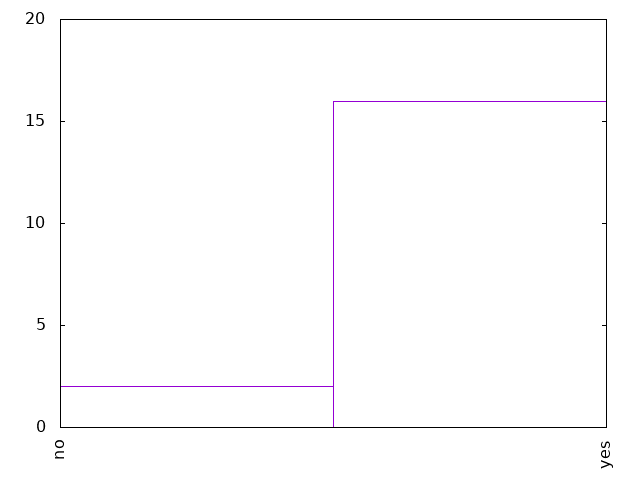

Write the gnuplot code that produced this figure.
set term png
set out "18-20internet.png"
set key off
set xtics rotate
set yrange[0:20]

plot '18-20internet.dat' using 1:xticlabel(2) with boxes
